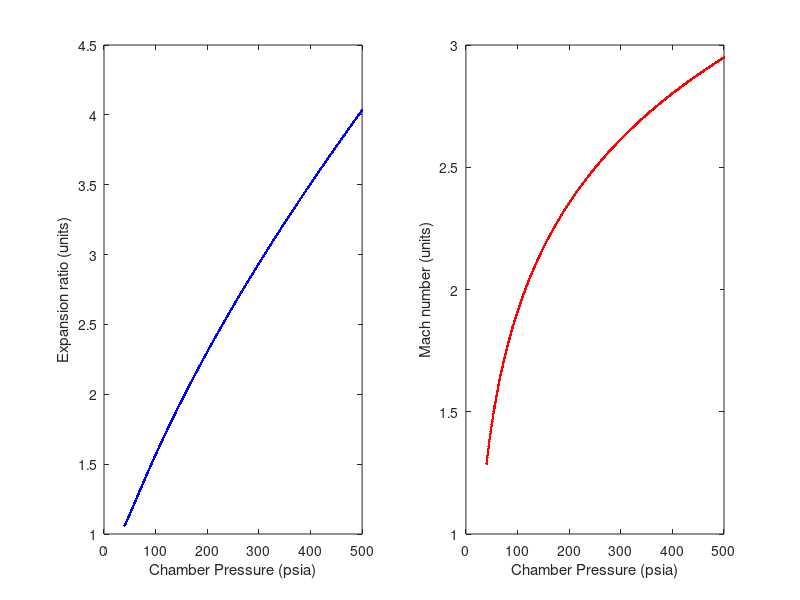

The MATLAB script that drew this image:
%Nozzzle expansion ratio calculator
%Constant
y=1.4;                                                 %ratio of specific heats

%Expansion ratio and Mach number at exit as a function of chamber pressure
for pcpsi=[40:.5:500];                                 %Chamber Pressure [Psi]
pc=pcpsi                                               %chamber pressure [Pa]
pe=14.7;                                               %atmospheric pressure at sea level [Pa]
Me=sqrt((2*(pc/pe)^((y-1)/y)-2)/(y-1)); %Mach number at nozzle exit
e=(1/Me)*sqrt(2/(y+1)*(1+(y-1)/2*Me^2))^((y+1)/(y-1)); %Area ratio Ae/At


hold all
subplot(1,2,1);
plot(pc,e, 'b');
xlabel('Chamber Pressure (psia)');
ylabel('Expansion ratio (units)')

hold all
subplot(1,2,2);
plot(pc,Me, 'r');
xlabel('Chamber Pressure (psia)');
ylabel('Mach number (units)')
end
